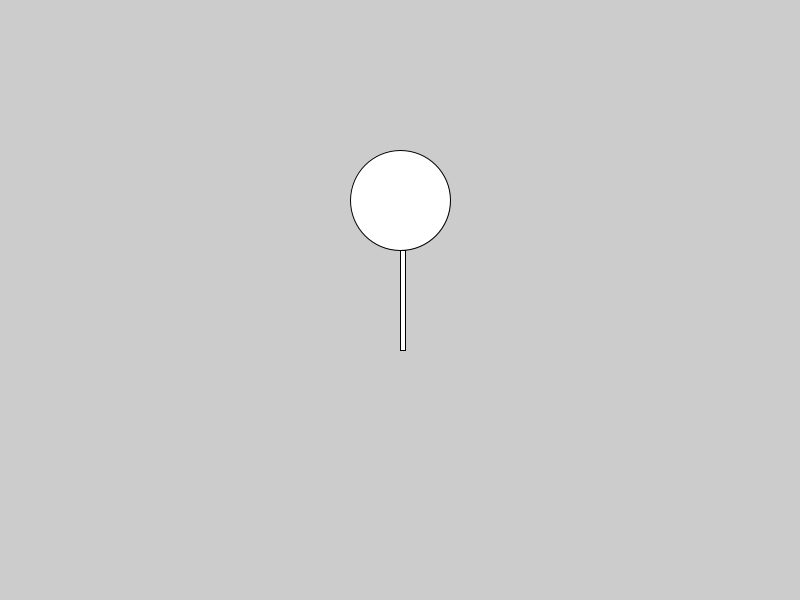
Frame 1 (no input)
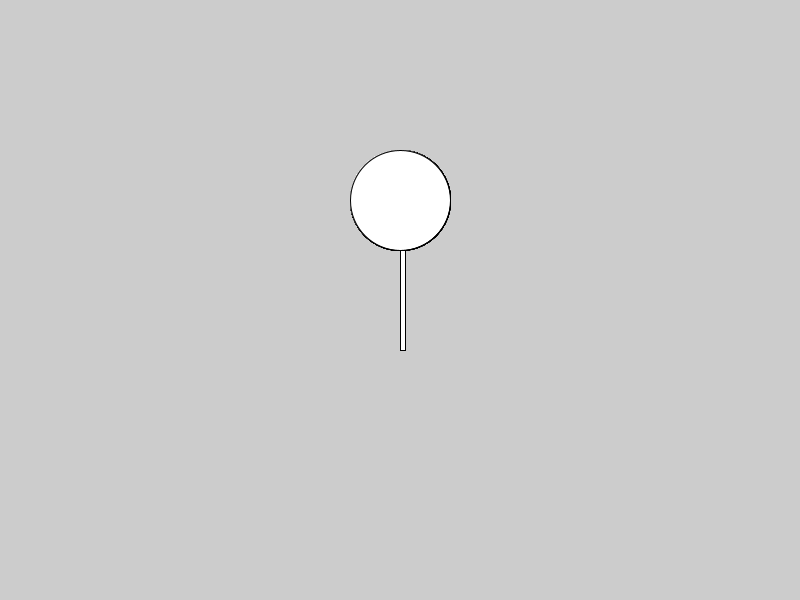
Frame 60 (the mouse pressed at the canvas centre just before this capture)
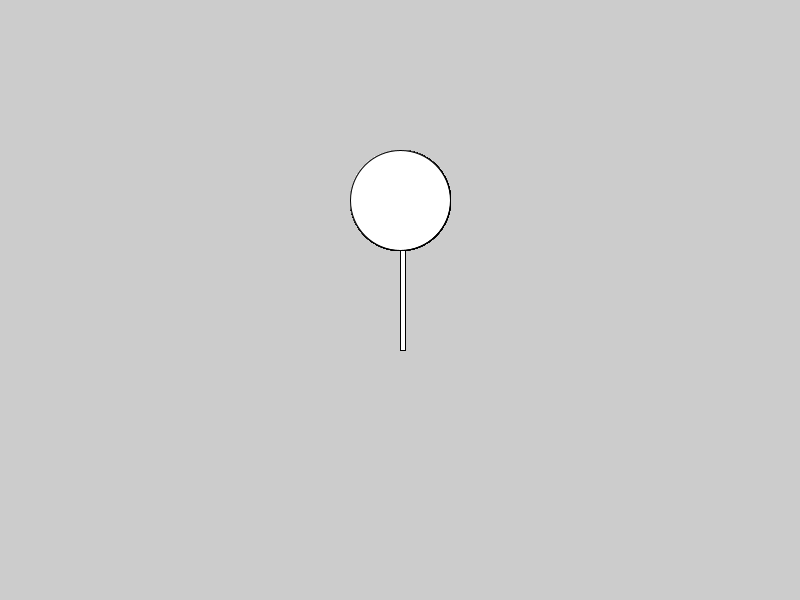
Frame 120 (the mouse held since frame 60 and released just before this capture)

The Processing sketch that drew these frames (run headless with seeded random() and noise(); from frame 60 on, the mouse is pressed at the canvas centre):

// Processing sketch: sketch_200804a
// ── sketch_200804a.pde
//Charnchanok Thuppasutthi 
//4/8/2020 15.20
//make Balloon Function


void setup() {
  size(800, 600);
}
void draw() {
  balloon(400, 200, 100);
}
void balloon(int x_position, int y_position, int size) {
  circle(x_position, y_position, size);
  rect(x_position, y_position+size/2, 5, size);
}    
